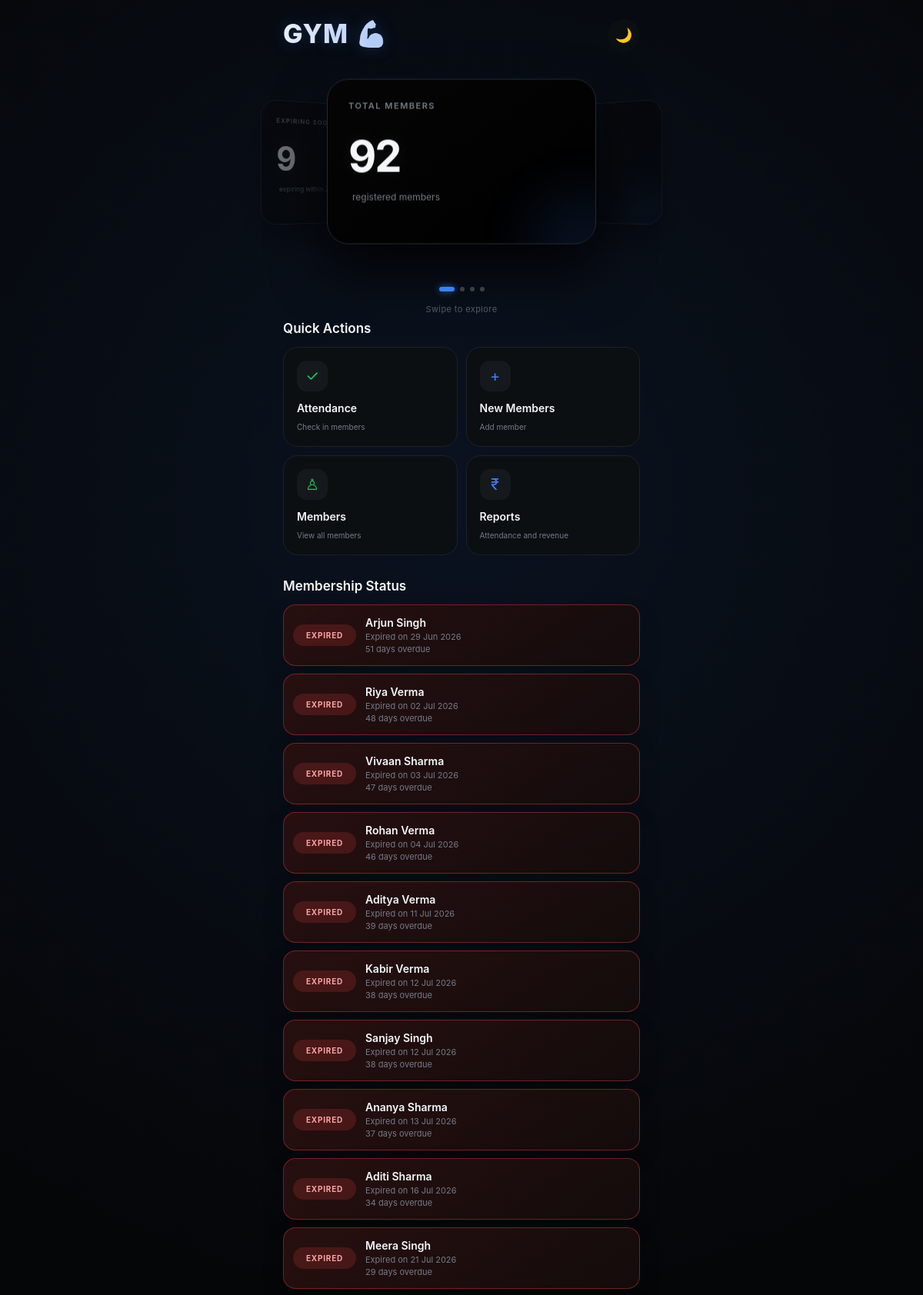
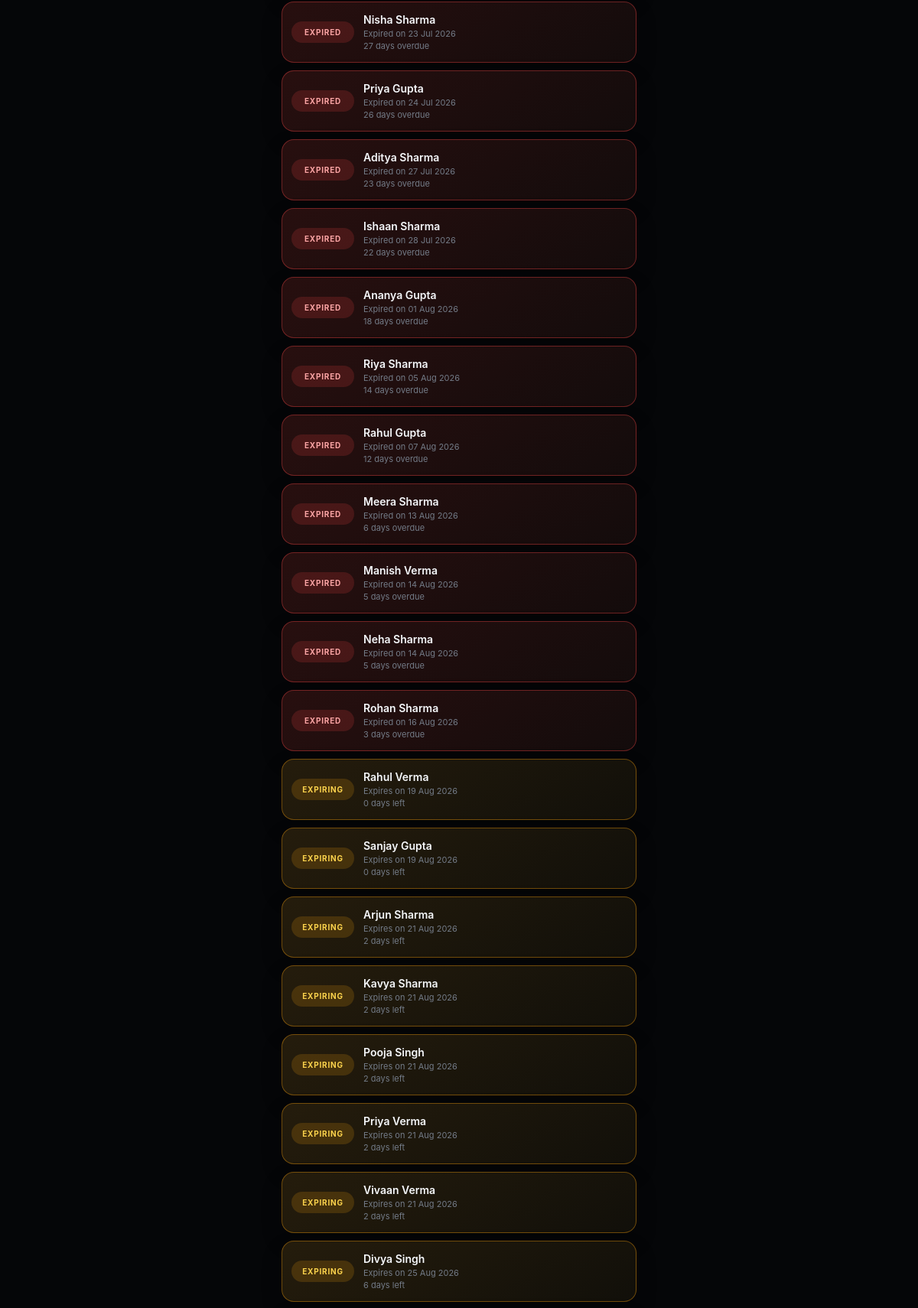
/ (signed in, upper part), run on the app's committed database (2 pictures, top to bottom).
### models.py (models this page shows, shortened)
class Member(db.Model):
    __tablename__ = "member"
    id = db.Column(db.Integer, primary_key=True)
    owner_id = db.Column(
        db.Integer,
        db.ForeignKey("gym_owner.id"),
        nullable=False,
        index=True
    )
    name = db.Column(db.String(100), nullable=False)
    address = db.Column(db.String(150), nullable=False)
    phone = db.Column(db.String(15), nullable=False)
    join_date = db.Column(db.Date, nullable=False)
    notes = db.Column(db.Text)
    membership_active = db.Column(db.Boolean, default=True, nullable=False)
    send_membership_reminder = db.Column(db.Boolean, default=True)
    current_plan_id = db.Column(
        db.Integer,
        db.ForeignKey("membership_plan.id")
    )
    current_plan = db.relationship("MembershipPlan", foreign_keys=[current_plan_id])
    membership_start = db.Column(db.Date)
    membership_expiry = db.Column(db.Date)
    memberships = db.relationship(
        "Membership",
        backref="member",
        lazy=True,
        cascade="all, delete-orphan"
    )
    attendance = db.relationship(
        "Attendance",
        backref="member",
        lazy=True,
        cascade="all, delete-orphan"
    )
    __table_args__ = (
        db.UniqueConstraint(
            "owner_id",
            "name",
            name="uq_owner_member_name"
        ),
    )

### routes/members.py (the view)
@members_bp.route("/")
def index():
    if current_user.is_authenticated:
        if current_user.username == config.admin["username"]:
            return redirect("/admin")
        elif date.today() > current_user.payment_due_date:
            logout_user()
            return redirect(url_for("members.plan_over"))
        today = date.today()
        month_start = today.replace(day=1)
        total_members = Member.query.filter_by(owner_id=current_user.id).count()
        monthly_revenue = db.session.query(func.sum(Membership.amount_paid)).join(Member).filter(
            Member.owner_id == current_user.id,
            Membership.payment_date >= month_start,
            Membership.payment_date <= today,
        ).scalar() or 0
        today_attendance = Attendance.query.join(Member).filter(
            Member.owner_id == current_user.id,
            Attendance.attendance_date == today,
        ).count()
        expired_members = Member.query.filter(
            Member.owner_id == current_user.id,
            Member.membership_expiry < today,
        ).order_by(Member.membership_expiry.asc(), Member.name.asc()).all()
        expiring_soon = Member.query.filter(
            Member.owner_id == current_user.id,
            Member.membership_active.is_(True),
            Member.membership_expiry >= today,
            Member.membership_expiry <= today + relativedelta(days=7),
        ).order_by(Member.membership_expiry.asc(), Member.name.asc()).all()
        return render_template(
            "home.html", active_page="home", total_members=total_members,
            monthly_revenue=monthly_revenue, today_attendance=today_attendance,
            expiring_soon=len(expiring_soon), expired_members=expired_members,
            expiring_members=expiring_soon, today=today,
        )
    return render_template("index.html")

### templates/home.html (shortened to what this page needs)
{% extends "components/base.html" %}
{% block head%}
<link rel="stylesheet" href="{{ url_for('static', filename='css/home.css') }}">
{% endblock %}
{% block body %}
<header class="header">
  <h1>GYM 💪🏻</h1>
  <button id="themeBtn" onclick="toggleTheme()">🌙</button>
</header>
<section class="showcase" id="showcase">
  <div class="showcase-stage">
    <div class="stat-card active">
      <div class="stat-label">TOTAL MEMBERS</div>
      <div class="stat-number">{{total_members}}</div>
      <div class="stat-growth green">
        <span> registered members </span>
      </div>
    </div>
    <div class="stat-card">
      <div class="stat-label">MONTHLY REVENUE</div>
      <div class="stat-number">₹{{ monthly_revenue }}</div>
      <div class="stat-growth green">
        <span> payments this month </span>
      </div>
    </div>
    <div class="stat-card">
      <div class="stat-label">EXPIRING SOON</div>
      <div class="stat-number">{{ expiring_soon }}</div>
      <div class="stat-growth green">
        <span> expiring within 7 days </span>
      </div>
    </div>
  </div>
  <div class="showcase-dots">
    <span class="dot active"></span>
    <span class="dot"></span>
    <span class="dot"></span>
    <span class="dot"></span>
  </div>
  <p class="swipe-hint">Swipe to explore</p>
</section>
<section class="quick-section">
  <div class="section-title">
    <h2>Quick Actions</h2>
  </div>
  <div class="actions">
    <a href="attendance" class="action-card">
      <div class="icon green-icon">✓</div>
      <div>
        <span> Attendance </span>
        <small> Check in members </small>
      </div>
    </a>
    <a class="action-card" href="/add_member">
      <div class="icon blue-icon">+</div>
      <div>
        <span> New Members </span>
        <small> Add member </small>
      </div>
    </a>
    <a href="{{ url_for('members.members') }}" class="action-card">
      <div class="icon green-icon">♙</div>
      <div>
        <span> Members </span>
        <small> View all members </small>
      </div>
    </a>
    <a href="{{ url_for('members.reports') }}" class="action-card">
      <div class="icon blue-icon">₹</div>
      <div>
        <span> Reports </span>
        <small> Attendance and revenue </small>
      </div>
    </a>
  </div>
</section>
<section class="status-section">
  <div class="section-title">
    <h2>Membership Status</h2>
  </div>
  {% if expired_members or expiring_members %}
  <div class="status-list">
    {% for member in expired_members %}
    {% if member.membership_active %}
    <div class="status-item expired">
      <div class="status-badge expired">Expired</div>
      <a class="status-body" href="{{url_for('members.member_details',member_id=member.id)}}">
        <strong>{{ member.name }}</strong>
        <small>Expired on {{ member.membership_expiry.strftime('%d %b %Y') if member.membership_expiry else '—' }}</small>
        <p>{{ (today - member.membership_expiry).days }} day{% if (today - member.membership_expiry).days != 1 %}s{% endif %} overdue</p>
      </a>
    </div>
    {% endif %}
    {% endfor %}
    {% for member in expiring_members %}
    {% if member.membership_active %}
    <div class="status-item warning">
      <div class="status-badge warning">Expiring</div>
      <a class="status-body" href="{{url_for('members.member_details',member_id=member.id)}}">
        <strong>{{ member.name }}</strong>
        <small>Expires on {{ member.membership_expiry.strftime('%d %b %Y') if member.membership_expiry else '—' }}</small>
        <p>{{ (member.membership_expiry - today).days }} day{% if (member.membership_expiry - today).days != 1 %}s{% endif %} left</p>
      </a>
    </div>
    {% endif %}
    {% endfor %}
  </div>
  {% endif %}
</section>
{% endblock %}

### static/css/base.css (style rules this page uses)
* { margin: 0; padding: 0; box-sizing: border-box; -webkit-tap-highlight-color: transparent; }
:root { --bg: #050608; --white: #f5f7fa; --muted: #737b87; --blue: #3b82f6; --green: #22c55e; --border: #20242b; --card: #0c0f12; --card2: #050505; --card3: #000000; --activity: #11151a; --navbg: rgba(5, 6, 8, 0.94); --iconbg: #15191e; --line: #1c2127; --cardborder: #242931; }
html { background: var(--bg); }
body { background: radial-gradient(circle at 50% 18%, rgba(59, 130, 246, 0.1), transparent 35%), var(--bg); color: var(--white); transition: background 0.35s, color 0.35s; font-family: -apple-system, BlinkMacSystemFont, "Segoe UI", Roboto, Arial, sans-serif; min-height: 100vh; overflow-x: hidden; }

### data on the page
Member: name "Arjun Singh", membership_expiry "29 Jun 2026", (today-member.membership_expiry).days "51"
Member: name "Riya Verma", membership_expiry "02 Jul 2026", (today-member.membership_expiry).days "48"
Member: name "Vivaan Sharma", membership_expiry "03 Jul 2026", (today-member.membership_expiry).days "47"
Member: name "Rohan Verma", membership_expiry "04 Jul 2026", (today-member.membership_expiry).days "46"
Member: name "Aditya Verma", membership_expiry "11 Jul 2026", (today-member.membership_expiry).days "39"
Member: name "Kabir Verma", membership_expiry "12 Jul 2026", (today-member.membership_expiry).days "38"
Member: name "Sanjay Singh", membership_expiry "12 Jul 2026", (today-member.membership_expiry).days "38"
Member: name "Ananya Sharma", membership_expiry "13 Jul 2026", (today-member.membership_expiry).days "37"
Member: name "Aditi Sharma", membership_expiry "16 Jul 2026", (today-member.membership_expiry).days "34"
Member: name "Meera Singh", membership_expiry "21 Jul 2026", (today-member.membership_expiry).days "29"
Member: name "Nisha Sharma", membership_expiry "23 Jul 2026", (today-member.membership_expiry).days "27"
Member: name "Priya Gupta", membership_expiry "24 Jul 2026", (today-member.membership_expiry).days "26"
Member: name "Aditya Sharma", membership_expiry "27 Jul 2026", (today-member.membership_expiry).days "23"
Member: name "Ishaan Sharma", membership_expiry "28 Jul 2026", (today-member.membership_expiry).days "22"
Member: name "Ananya Gupta", membership_expiry "01 Aug 2026", (today-member.membership_expiry).days "18"
Member: name "Riya Sharma", membership_expiry "05 Aug 2026", (today-member.membership_expiry).days "14"
Member: name "Rahul Gupta", membership_expiry "07 Aug 2026", (today-member.membership_expiry).days "12"
Member: name "Meera Sharma", membership_expiry "13 Aug 2026", (today-member.membership_expiry).days "6"
Member: name "Manish Verma", membership_expiry "14 Aug 2026", (today-member.membership_expiry).days "5"
Member: name "Neha Sharma", membership_expiry "14 Aug 2026", (today-member.membership_expiry).days "5"
Member: name "Rohan Sharma", membership_expiry "16 Aug 2026", (today-member.membership_expiry).days "3"
Member: name "Rahul Verma", membership_expiry "19 Aug 2026", (member.membership_expiry-today).days "0"
Member: name "Sanjay Gupta", membership_expiry "19 Aug 2026", (member.membership_expiry-today).days "0"
Member: name "Arjun Sharma", membership_expiry "21 Aug 2026", (member.membership_expiry-today).days "2"
Member: name "Kavya Sharma", membership_expiry "21 Aug 2026", (member.membership_expiry-today).days "2"
Member: name "Pooja Singh", membership_expiry "21 Aug 2026", (member.membership_expiry-today).days "2"
Member: name "Priya Verma", membership_expiry "21 Aug 2026", (member.membership_expiry-today).days "2"
Member: name "Vivaan Verma", membership_expiry "21 Aug 2026", (member.membership_expiry-today).days "2"
Member: name "Divya Singh", membership_expiry "25 Aug 2026", (member.membership_expiry-today).days "6"

### other printed values
{{ total_members }} "92"
{{ expiring_soon }} "9"
